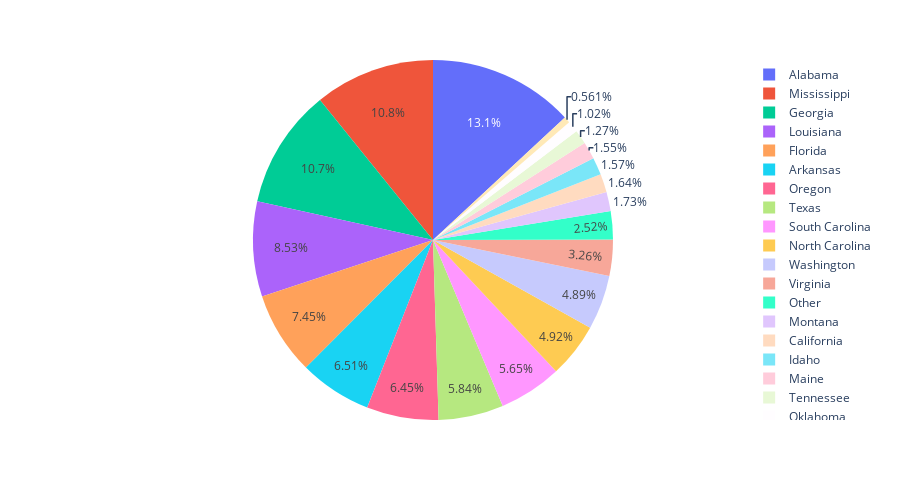

The notebook cell saved with this chart:
### Code cell
# Gain Area - Pie Chart
geemap.pie_chart(
    tg, names = 'NAME', values = 'sum', max_rows = 20, height = 500
)

### Figure 1 — Plotly figure (JSON) as saved in the notebook; plotly's stock layout.template omitted (floating-point values rounded to 4 significant figures)
{"data": [{"domain": {"x": [0, 1], "y": [0, 1]}, "hovertemplate": "NAME=%{label}<br>sum=%{value}<extra></extra>", "labels": ["Alabama", "Mississippi", "Georgia", "Louisiana", "Florida", "Arkansas", "Oregon", "Texas", "South Carolina", "North Carolina", "Washington", "Virginia", "Montana", "California", "Idaho", "Maine", "Tennessee", "Oklahoma", "Alaska", "Other", "Other", "Other", "Other", "Other", "Other", "Other", "Other", "Other", "Other", "Other", "Other", "Other", "Other", "Other", "Other", "Other", "Other", "Other", "Other", "Other", "Other", "Other", "Other", "Other", "Other", "Other", "Other", "Other", "Other", "Other", "Other", "Other", "Other", "Other", "Other", "Other"], "legendgroup": "", "name": "", "showlegend": true, "type": "pie", "values": [39700.0, 32780.0, 32590.0, 25860.0, 22610.0, 19760.0, 19570.0, 17710.0, 17140.0, 14920.0, 14830.0, 9897.0, 5242.0, 4987.0, 4761.0, 4710.0, 3842.0, 3091.0, 1703, 1613.0, 1401.0, 1260.0, 1220.0, 729.4, 223.0, 173.2, 157.0, 137.6, 131, 130, 83, 65, 62, 53.96, 52.45, 43, 34, 14, 12, 10, 7.039, 6, 4, 3, 3, 3, 2.702, 2.518, 2, 0, 0, 0, 0, 0, 0, 0]}], "layout": {"height": 500, "legend": {"tracegroupgap": 0}, "margin": {"t": 60}}}
